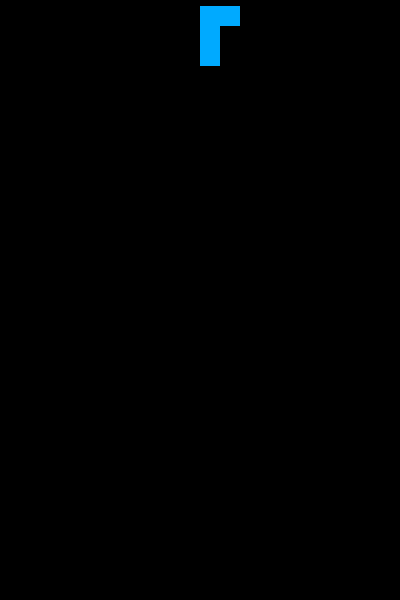
Frame 1 (no input)
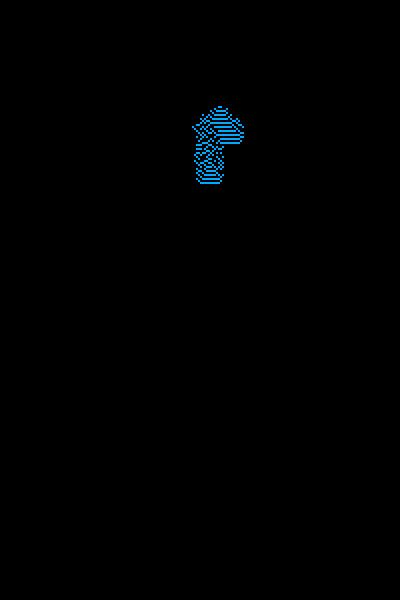
Frame 60 (no input)
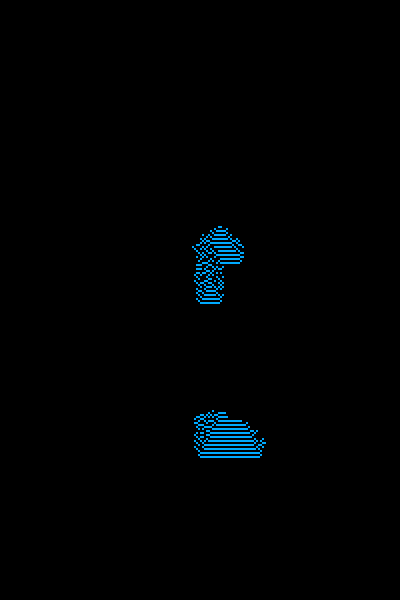
Frame 120 (the mouse pressed at the canvas centre since frame 60)

The p5.js sketch that drew these frames (run headless with seeded random() and noise() and a simulated clock; from frame 60 on, the mouse is pressed at the canvas centre):

// p5.js sketch
// ── sketch.js
// Create a 2D array
// Sorry if you are used to matrix math!
// How would you do this with a
// higher order function????

function make2DArray(cols, rows) {
    let arr = new Array(cols);
    for (let i = 0; i < arr.length; i++) {
        arr[i] = new Array(rows);
        // Fill the array with 0s
        for (let j = 0; j < arr[i].length; j++) {
            arr[i][j] = 0;
        }
    }
    return arr;
}

class Button {
    constructor(x, y, w, h, defaultColor, hoverColor, text, callback) {
        this.x = x
        this.y = y
        this.w = w
        this.h = h
        this.defaultColor = defaultColor
        this.hoverColor = hoverColor
        this.currentColor = defaultColor
        this.text = text
        this.callback = callback
    }

    draw() {
        this.hover()
        fill(this.currentColor)
        rect(this.x - (this.w / 2), this.y - (this.h / 2), this.w, this.h)
        // text
        fill(0) // Set the text color to black
        textAlign(CENTER, CENTER) // Center the text
        text(this.text, this.x, this.y) // Draw the text
    }

    hovered(){
        return (mouseX > this.x - (this.w / 2) && mouseX < this.x + (this.w / 2) && mouseY > this.y - (this.h / 2) && mouseY < this.y + (this.h / 2))
    }

    hover(){
        if (this.hovered()) {
            this.currentColor = this.hoverColor
        } else {
            this.currentColor = this.defaultColor
        }
    }

    click(){
        if(!this.hovered()) return
        
        this.callback()
    }

}

const TetraminoFunctions = {
    scale: function (arr, factor) {
        let result = [];
        for (let i = 0; i < arr.length; i++) {
            let row = [];
            for (let j = 0; j < arr[i].length; j++) {
                for (let k = 0; k < factor; k++) {
                    row.push(arr[i][j]);
                }
            }
            for (let k = 0; k < factor; k++) {
                result.push(row);
            }
        }
        return result;
    },
    rotate: function (arr, direction) {
        let result = [];
        if (direction === 'clockwise') {
            for (let i = 0; i < arr[0].length; i++) {
                let row = [];
                for (let j = arr.length - 1; j >= 0; j--) {
                    row.push(arr[j][i]);
                }
                result.push(row);
            }
        } else if (direction === 'counter-clockwise') {
            for (let i = 0; i < arr[0].length; i++) {
                let row = [];
                for (let j = 0; j < arr.length; j++) {
                    row.push(arr[j][i]);
                }
                result.push(row);
            }
        }
        return result;
    }
}

/*
write a function that takes a tetramino array and rotates it either clockwise or counter-clockwise based on the direction input variable
*/


class Tertramino{
    constructor(shape, scale,c){
        this.shape = shape
        this.scale = scale
        this.color = c
        
        this.tetramino = TetraminoFunctions.scale(shape,scale)
    }
    insert(x,y){
        this.tetramino = TetraminoFunctions.rotate(this.tetramino, 'clockwise')
        for (let i = 0; i < this.tetramino.length; i++) {
            for (let j = 0; j < this.tetramino[0].length; j++) {
                let col = x + i;
                let row = y + j;
                if (withinCols(col) && withinRows(row)) {
                    if (this.tetramino[i][j] === 0) continue
                    grid[col][row] = hueValue;
                }
            }
        }
    }
}
// The grid
let grid;
// How big is each square?
let w = 2;
let cols, rows;
let hueValue = 200;

const gameColors = [0,'red', 'blue', 'green']
const tetrisShapes = {
    t: [[1, 0], [1, 0], [1, 1]]
}

let gameState = 'game' // menu, game


function withinCols(i) {// Check if a row is within the bounds
    return i >= 0 && i <= cols - 1;
}
function withinRows(j) {// Check if a column is within the bounds
    return j >= 0 && j <= rows - 1;
}

let menuData = {
    playButton: null
}
let gameData = {
    tetraminoT: null
}
function drawMenu(){
    menuData.playButton.draw()
}

function drawGame(){
    // Draw the sand
    for (let i = 0; i < cols; i++) {
        for (let j = 0; j < rows; j++) {
            noStroke();
            if (grid[i][j] > 0) {
                fill(grid[i][j], 255, 255);
                let x = i * w;
                let y = j * w;
                square(x, y, w);
            }
        }
    }

    // Create a 2D array for the next frame of animation
    let nextGrid = make2DArray(cols, rows);

    // Check every cell
    for (let i = 0; i < cols; i++) {
        for (let j = 0; j < rows; j++) {
            // What is the state?
            let state = grid[i][j];

            // If it's a piece of sand!
            if (state > 0) {
                // What is below?
                let below = grid[i][j + 1];

                // Randomly fall left or right
                let dir = 1;
                if (random(1) < 0.5) {
                    dir *= -1;
                }

                // Check below left or right
                let belowA = -1;
                let belowB = -1;
                if (withinCols(i + dir)) {
                    belowA = grid[i + dir][j + 1];
                }
                if (withinCols(i - dir)) {
                    belowB = grid[i - dir][j + 1];
                }


                // Can it fall below or left or right?
                if (below === 0) {
                    nextGrid[i][j + 1] = state;
                } else if (belowA === 0) {
                    nextGrid[i + dir][j + 1] = state;
                } else if (belowB === 0) {
                    nextGrid[i - dir][j + 1] = state;
                    // Stay put!
                } else {
                    nextGrid[i][j] = state;
                }
            }
        }
    }
    grid = nextGrid;
}

function mousePressed() {
    if(gameState !== 'game')    return
    let mouseCol = floor(mouseX / w);
    let mouseRow = floor(mouseY / w);

    // tetrisShapes.t = enlargeArray(tetrisShapes.t,10)

    gameData.tetraminoT.insert(mouseCol, mouseRow)
}
function mouseReleased(){
    if(gameState === 'menu'){
        menuData.playButton.click()
    }
}

function setup() {
    createCanvas(400, 600);
    colorMode(HSB, 360, 255, 255);
    cols = width / w;
    rows = height / w;
    grid = make2DArray(cols, rows);
    // frameRate(1)
    menuData.playButton = new Button(width / 2, (height / 2), 100, 65, color(150, 55, 100), color(50, 55, 100), "Start Game", () => { gameState = 'game' })
    gameData.tetraminoT = new Tertramino(tetrisShapes.t,10,'red')
    gameData.tetraminoT.insert(cols / 2, 3)

}

function draw() {
    background(0);

    if(gameState === 'menu'){
        drawMenu()
    }else{
        drawGame()
    }

}
